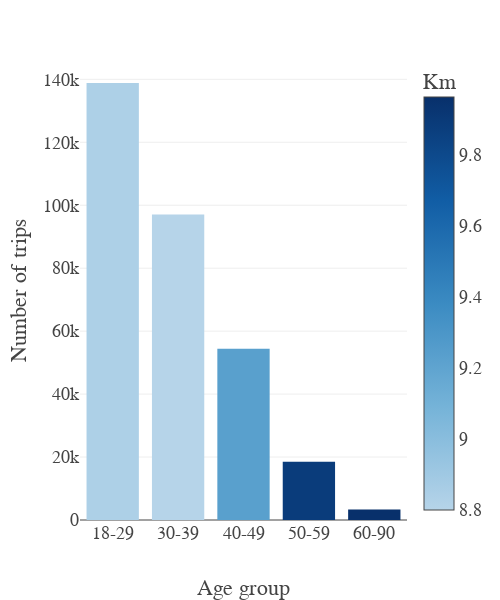

Notebook code for this chart:
### Markdown cell above
#### Population insights

We can see that most of the SN trips are made by people younger than 30 years, however, they tend to drive shorter distances, while doing it faster on average.

### Code cell
n_steps = 5  # Define the number of steps you want in your color scale
custom_blue_scale = generate_custom_colorscale(n_steps, 'Blues', dark_start=True)

agg_df = sn_processing[sn_processing['KmDriven']>=3].groupby('AgeBracket')['KmDriven'].agg(['mean','count']).reset_index()
fig = px.bar(agg_df, x='AgeBracket', y='count', color='mean',
             color_continuous_scale=custom_blue_scale,
             labels={'mean': 'Km', 'count': 'Number of trips', 'AgeBracket':'Age group'})

fig.update_layout(width=500,height=600, template=None, font=dict(family='Aptos',size=18))
fig.update_traces()
# fig.update_yaxes(showgrid=False)
fig.update_xaxes(showgrid=False)
fig.show()

### Figure 1 — Plotly figure (JSON) as saved in the notebook; plotly's stock layout.template omitted (floating-point values rounded to 4 significant figures)
{"data": [{"alignmentgroup": "True", "hovertemplate": "Age group=%{x}<br>Number of trips=%{y}<br>Km=%{marker.color}<extra></extra>", "legendgroup": "", "marker": {"color": [8.839, 8.8, 9.229, 9.883, 9.961], "coloraxis": "coloraxis", "pattern": {"shape": ""}}, "name": "", "offsetgroup": "", "orientation": "v", "showlegend": false, "textposition": "auto", "type": "bar", "x": ["18-29", "30-39", "40-49", "50-59", "60-90"], "xaxis": "x", "y": [138827, 97079, 54365, 18491, 3331], "yaxis": "y"}], "layout": {"barmode": "relative", "coloraxis": {"colorbar": {"title": {"text": "Km"}}, "colorscale": [[0, "rgb(182,212,233)"], [0.25, "rgb(117,179,216)"], [0.5, "rgb(59,139,194)"], [0.75, "rgb(17,93,165)"], [1, "rgb(8,48,107)"]]}, "font": {"family": "Aptos", "size": 18}, "height": 600, "legend": {"tracegroupgap": 0}, "margin": {"t": 60}, "width": 500, "xaxis": {"anchor": "y", "domain": [0, 1], "showgrid": false, "title": {"text": "Age group"}}, "yaxis": {"anchor": "x", "domain": [0, 1], "title": {"text": "Number of trips"}}}}
